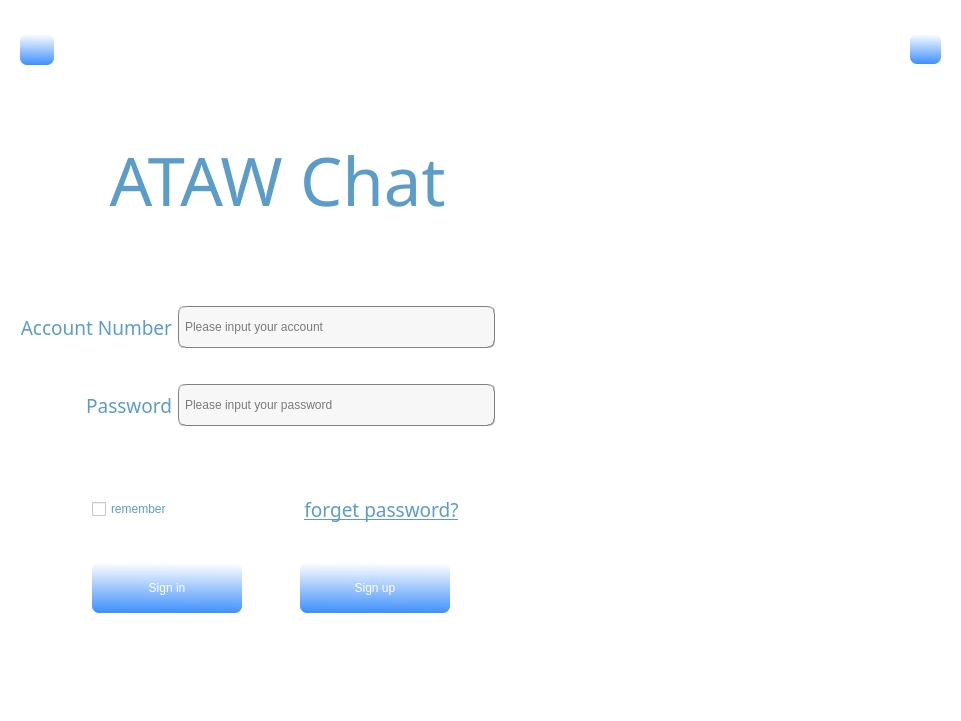
<?xml version="1.0" encoding="UTF-8"?>
<ui version="4.0">
 <class>login_main</class>
 <widget class="QWidget" name="login_main">
  <property name="geometry">
   <rect>
    <x>0</x>
    <y>0</y>
    <width>961</width>
    <height>721</height>
   </rect>
  </property>
  <property name="windowTitle">
   <string>Form</string>
  </property>
  <property name="windowIcon">
   <iconset resource="../res.qrc">
    <normaloff>:/res/pic/Chat.png</normaloff>:/res/pic/Chat.png</iconset>
  </property>
  <property name="styleSheet">
   <string notr="true">QWidget{
    background-color:white;
}
/*QPushButton{border-radius:6px;color:white;background-color:#1abc9c;}*/
QPushButton{
    background-color:qlineargradient(spread:pad,x1:0.52,y1:1,x2:0.54,y2:0,stop:0.0112994 rgba(64,145,252,255),stop:1 rgba(255,255,255,255));
/*    color:rgb(255,255,255,255);*/
    color:white;
    border:0px groove gray;
    border-radius:7px;
    padding:2px 4px;
/*    font:16pt &quot;Candara&quot;;*/
    font: 87 16pt &quot;Arial Black&quot;;
}
QPushButton#btn_forget{
    background-color:white;
    color: rgb(91, 156, 200);
    font: 87 14pt &quot;Arial Black&quot;;
}

QCheckBox#cb_remember{
    color: rgb(91, 156, 200);
    font: 87 14pt &quot;Arial Black&quot;;
}

/*QLabel{color:#1abc9c;}*/
QLabel#lb_title{
    font: 87 26pt &quot;Arial Black&quot;;
    color: rgb(91, 156, 200);
/*    background-color: white;*/
}
QLabel#lb1{
    color: rgb(91, 156, 200);
/*    background-color: white;*/
    font-size:24;
    font-weight:bold;
}
QLabel#lb2{
    color: rgb(91, 156, 200);
/*    background-color: white;*/
    font-size:24;
    font-weight:bold;
}
/*QLineEdit{border: 2px solid #2ecc71;border-radius:6px;min-height:25;}*/
QLineEdit{
    background-color:rgb(247,247,247);
    border:1px groove gray;
    border-radius:7px;
    padding:2px 4px;
    font:14pt &quot;Candara&quot;;
}
</string>
  </property>
  <layout class="QGridLayout" name="gridLayout">
   <property name="topMargin">
    <number>0</number>
   </property>
   <property name="verticalSpacing">
    <number>0</number>
   </property>
   <item row="1" column="0">
    <widget class="QLabel" name="lb_title">
     <property name="minimumSize">
      <size>
       <width>0</width>
       <height>50</height>
      </size>
     </property>
     <property name="maximumSize">
      <size>
       <width>16777215</width>
       <height>140</height>
      </size>
     </property>
     <property name="font">
      <font>
       <family>Arial Black</family>
       <pointsize>50</pointsize>
       <italic>false</italic>
       <bold>false</bold>
      </font>
     </property>
     <property name="styleSheet">
      <string notr="true">
font: 87 50pt &quot;Arial Black&quot;;
    color: rgb(91, 156, 200);</string>
     </property>
     <property name="text">
      <string>ATAW Chat</string>
     </property>
     <property name="alignment">
      <set>Qt::AlignCenter</set>
     </property>
    </widget>
   </item>
   <item row="3" column="0">
    <widget class="QWidget" name="widget" native="true">
     <property name="minimumSize">
      <size>
       <width>0</width>
       <height>45</height>
      </size>
     </property>
     <property name="maximumSize">
      <size>
       <width>16777215</width>
       <height>200</height>
      </size>
     </property>
     <layout class="QGridLayout" name="gridLayout_5">
      <property name="topMargin">
       <number>0</number>
      </property>
      <item row="1" column="1">
       <widget class="QCheckBox" name="cb_remember">
        <property name="minimumSize">
         <size>
          <width>0</width>
          <height>40</height>
         </size>
        </property>
        <property name="text">
         <string>remember</string>
        </property>
       </widget>
      </item>
      <item row="1" column="4">
       <widget class="QPushButton" name="btn_forget">
        <property name="minimumSize">
         <size>
          <width>0</width>
          <height>40</height>
         </size>
        </property>
        <property name="maximumSize">
         <size>
          <width>200</width>
          <height>16777215</height>
         </size>
        </property>
        <property name="font">
         <font>
          <family>Arial Black</family>
          <pointsize>14</pointsize>
          <italic>false</italic>
          <bold>false</bold>
          <underline>true</underline>
         </font>
        </property>
        <property name="layoutDirection">
         <enum>Qt::RightToLeft</enum>
        </property>
        <property name="text">
         <string>forget password?</string>
        </property>
       </widget>
      </item>
      <item row="3" column="1">
       <widget class="QPushButton" name="bin_login">
        <property name="minimumSize">
         <size>
          <width>150</width>
          <height>50</height>
         </size>
        </property>
        <property name="maximumSize">
         <size>
          <width>150</width>
          <height>16777215</height>
         </size>
        </property>
        <property name="styleSheet">
         <string notr="true"/>
        </property>
        <property name="text">
         <string>Sign in</string>
        </property>
       </widget>
      </item>
      <item row="3" column="5">
       <spacer name="horizontalSpacer_8">
        <property name="orientation">
         <enum>Qt::Horizontal</enum>
        </property>
        <property name="sizeHint" stdset="0">
         <size>
          <width>40</width>
          <height>20</height>
         </size>
        </property>
       </spacer>
      </item>
      <item row="4" column="3">
       <spacer name="verticalSpacer_6">
        <property name="orientation">
         <enum>Qt::Vertical</enum>
        </property>
        <property name="sizeType">
         <enum>QSizePolicy::Maximum</enum>
        </property>
        <property name="sizeHint" stdset="0">
         <size>
          <width>20</width>
          <height>35</height>
         </size>
        </property>
       </spacer>
      </item>
      <item row="3" column="0">
       <spacer name="horizontalSpacer_9">
        <property name="orientation">
         <enum>Qt::Horizontal</enum>
        </property>
        <property name="sizeHint" stdset="0">
         <size>
          <width>40</width>
          <height>20</height>
         </size>
        </property>
       </spacer>
      </item>
      <item row="2" column="4">
       <spacer name="verticalSpacer_5">
        <property name="orientation">
         <enum>Qt::Vertical</enum>
        </property>
        <property name="sizeType">
         <enum>QSizePolicy::Maximum</enum>
        </property>
        <property name="sizeHint" stdset="0">
         <size>
          <width>20</width>
          <height>13</height>
         </size>
        </property>
       </spacer>
      </item>
      <item row="3" column="4">
       <widget class="QPushButton" name="btn_register">
        <property name="minimumSize">
         <size>
          <width>150</width>
          <height>50</height>
         </size>
        </property>
        <property name="maximumSize">
         <size>
          <width>150</width>
          <height>16777215</height>
         </size>
        </property>
        <property name="styleSheet">
         <string notr="true"/>
        </property>
        <property name="text">
         <string>Sign up</string>
        </property>
       </widget>
      </item>
      <item row="3" column="3">
       <spacer name="horizontalSpacer_7">
        <property name="orientation">
         <enum>Qt::Horizontal</enum>
        </property>
        <property name="sizeType">
         <enum>QSizePolicy::Minimum</enum>
        </property>
        <property name="sizeHint" stdset="0">
         <size>
          <width>40</width>
          <height>20</height>
         </size>
        </property>
       </spacer>
      </item>
      <item row="1" column="2" colspan="2">
       <spacer name="horizontalSpacer_10">
        <property name="orientation">
         <enum>Qt::Horizontal</enum>
        </property>
        <property name="sizeHint" stdset="0">
         <size>
          <width>40</width>
          <height>20</height>
         </size>
        </property>
       </spacer>
      </item>
     </layout>
    </widget>
   </item>
   <item row="2" column="0">
    <widget class="QWidget" name="widget_2" native="true">
     <property name="minimumSize">
      <size>
       <width>0</width>
       <height>100</height>
      </size>
     </property>
     <property name="maximumSize">
      <size>
       <width>16777215</width>
       <height>150</height>
      </size>
     </property>
     <layout class="QGridLayout" name="gridLayout_4">
      <property name="bottomMargin">
       <number>0</number>
      </property>
      <item row="1" column="1">
       <spacer name="verticalSpacer_3">
        <property name="orientation">
         <enum>Qt::Vertical</enum>
        </property>
        <property name="sizeType">
         <enum>QSizePolicy::Maximum</enum>
        </property>
        <property name="sizeHint" stdset="0">
         <size>
          <width>20</width>
          <height>20</height>
         </size>
        </property>
       </spacer>
      </item>
      <item row="3" column="0">
       <widget class="QLabel" name="padLabel">
        <property name="font">
         <font>
          <family>Noto Rashi Hebrew Light</family>
          <pointsize>14</pointsize>
         </font>
        </property>
        <property name="styleSheet">
         <string notr="true">color: rgb(91, 156, 200);</string>
        </property>
        <property name="text">
         <string>Password</string>
        </property>
        <property name="alignment">
         <set>Qt::AlignRight|Qt::AlignTrailing|Qt::AlignVCenter</set>
        </property>
       </widget>
      </item>
      <item row="0" column="0">
       <widget class="QLabel" name="accountLabel">
        <property name="font">
         <font>
          <family>Noto Rashi Hebrew Light</family>
          <pointsize>14</pointsize>
         </font>
        </property>
        <property name="styleSheet">
         <string notr="true">color: rgb(91, 156, 200);

</string>
        </property>
        <property name="text">
         <string>Account Number</string>
        </property>
        <property name="alignment">
         <set>Qt::AlignRight|Qt::AlignTrailing|Qt::AlignVCenter</set>
        </property>
       </widget>
      </item>
      <item row="0" column="1">
       <widget class="QLineEdit" name="accountEdit">
        <property name="minimumSize">
         <size>
          <width>0</width>
          <height>42</height>
         </size>
        </property>
        <property name="maxLength">
         <number>8</number>
        </property>
        <property name="placeholderText">
         <string>Please input your account</string>
        </property>
       </widget>
      </item>
      <item row="3" column="1">
       <widget class="QLineEdit" name="pwdEdit">
        <property name="minimumSize">
         <size>
          <width>0</width>
          <height>42</height>
         </size>
        </property>
        <property name="maxLength">
         <number>8</number>
        </property>
        <property name="echoMode">
         <enum>QLineEdit::Password</enum>
        </property>
        <property name="placeholderText">
         <string>Please input your password</string>
        </property>
       </widget>
      </item>
      <item row="0" column="2">
       <spacer name="horizontalSpacer_6">
        <property name="orientation">
         <enum>Qt::Horizontal</enum>
        </property>
        <property name="sizeType">
         <enum>QSizePolicy::Minimum</enum>
        </property>
        <property name="sizeHint" stdset="0">
         <size>
          <width>40</width>
          <height>20</height>
         </size>
        </property>
       </spacer>
      </item>
     </layout>
    </widget>
   </item>
   <item row="1" column="1" rowspan="3">
    <widget class="QLabel" name="lb_image">
     <property name="minimumSize">
      <size>
       <width>400</width>
       <height>500</height>
      </size>
     </property>
     <property name="maximumSize">
      <size>
       <width>400</width>
       <height>16777215</height>
      </size>
     </property>
     <property name="styleSheet">
      <string notr="true">background-color: rgb(255, 255, 255);
border-image: url(:/res/pic/matthew-kane-278419-unsplash.jpg);
</string>
     </property>
     <property name="text">
      <string/>
     </property>
    </widget>
   </item>
   <item row="0" column="0" colspan="2">
    <widget class="QWidget" name="widget_4" native="true">
     <property name="minimumSize">
      <size>
       <width>0</width>
       <height>40</height>
      </size>
     </property>
     <property name="maximumSize">
      <size>
       <width>16777215</width>
       <height>40</height>
      </size>
     </property>
     <property name="styleSheet">
      <string notr="true">QWidget{
    background-color:white;
}
/*QPushButton{border-radius:6px;color:white;background-color:#1abc9c;}*/
QPushButton{
    background-color:qlineargradient(spread:pad,x1:0.52,y1:1,x2:0.54,y2:0,stop:0.0112994 rgba(64,145,252,255),stop:1 rgba(255,255,255,255));
/*    color:rgb(255,255,255,255);*/
    color:white;
    border:0px groove gray;
    border-radius:7px;
    padding:2px 4px;
/*    font:16pt &quot;Candara&quot;;*/
    font: 87 16pt &quot;Arial Black&quot;;
}
QPushButton#btn_forget{
    background-color:white;
    color: rgb(91, 156, 200);
    font: 87 14pt &quot;Arial Black&quot;;
}

QCheckBox#cb_remember{
    color: rgb(91, 156, 200);
    font: 87 14pt &quot;Arial Black&quot;;
}

/*QLabel{color:#1abc9c;}*/
QLabel#lb_title{
    font: 87 26pt &quot;Arial Black&quot;;
    color: rgb(91, 156, 200);
/*    background-color: white;*/
}
QLabel#lb1{
    color: rgb(91, 156, 200);
/*    background-color: white;*/
    font-size:24;
    font-weight:bold;
}
QLabel#lb2{
    color: rgb(91, 156, 200);
/*    background-color: white;*/
    font-size:24;
    font-weight:bold;
}
/*QLineEdit{border: 2px solid #2ecc71;border-radius:6px;min-height:25;}*/
QLineEdit{
    background-color:rgb(247,247,247);
    border:1px groove gray;
    border-radius:7px;
    padding:2px 4px;
    font:14pt &quot;Candara&quot;;
}
</string>
     </property>
     <layout class="QHBoxLayout" name="horizontalLayout">
      <property name="spacing">
       <number>0</number>
      </property>
      <property name="topMargin">
       <number>0</number>
      </property>
      <item>
       <widget class="QPushButton" name="setNetBtn">
        <property name="minimumSize">
         <size>
          <width>32</width>
          <height>30</height>
         </size>
        </property>
        <property name="maximumSize">
         <size>
          <width>35</width>
          <height>35</height>
         </size>
        </property>
        <property name="styleSheet">
         <string notr="true">border-image: url(:/网络设置.svg);</string>
        </property>
        <property name="text">
         <string/>
        </property>
       </widget>
      </item>
      <item>
       <spacer name="horizontalSpacer">
        <property name="orientation">
         <enum>Qt::Horizontal</enum>
        </property>
        <property name="sizeHint" stdset="0">
         <size>
          <width>857</width>
          <height>20</height>
         </size>
        </property>
       </spacer>
      </item>
      <item>
       <widget class="QPushButton" name="exitBtn">
        <property name="minimumSize">
         <size>
          <width>30</width>
          <height>30</height>
         </size>
        </property>
        <property name="maximumSize">
         <size>
          <width>32</width>
          <height>30</height>
         </size>
        </property>
        <property name="styleSheet">
         <string notr="true">border-image: url(:/res/pic/删除2.png);</string>
        </property>
        <property name="text">
         <string/>
        </property>
       </widget>
      </item>
     </layout>
    </widget>
   </item>
  </layout>
 </widget>
 <resources>
  <include location="../res.qrc"/>
 </resources>
 <connections/>
</ui>
